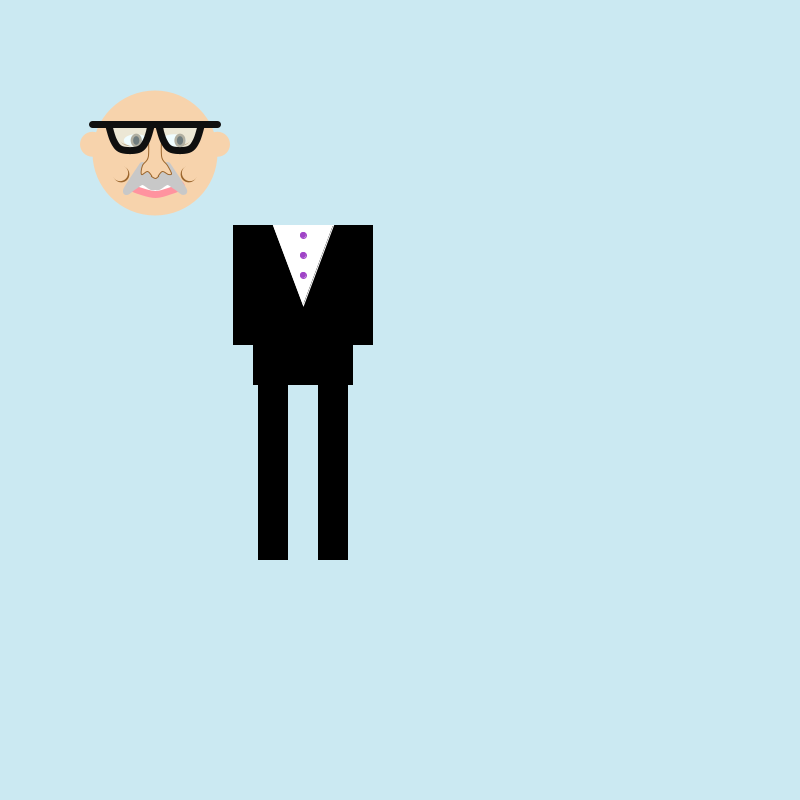
Frame 1 (no input)
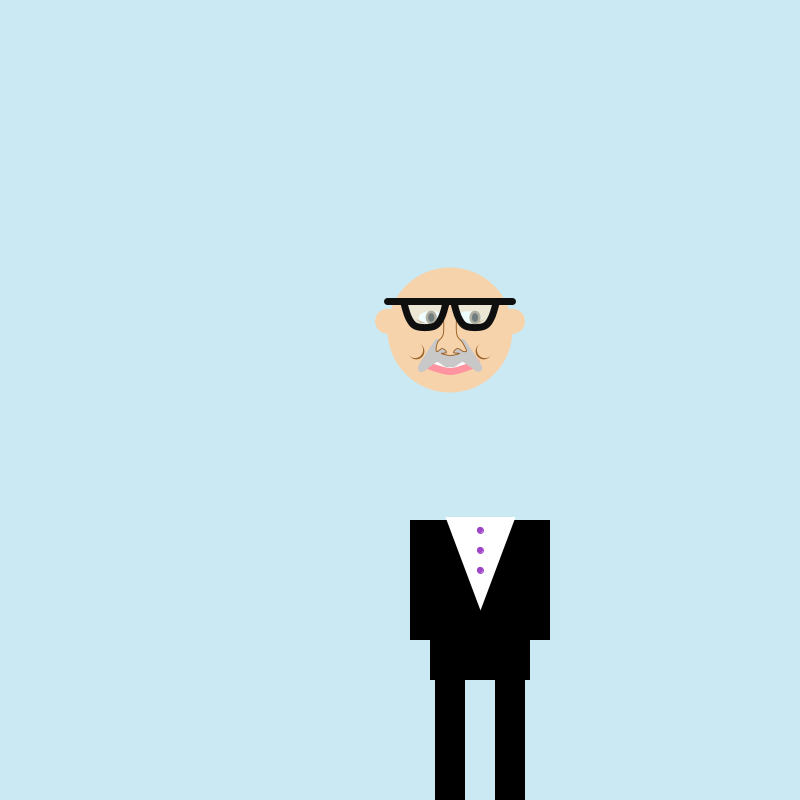
Frame 60 (the mouse pressed at the canvas centre just before this capture)
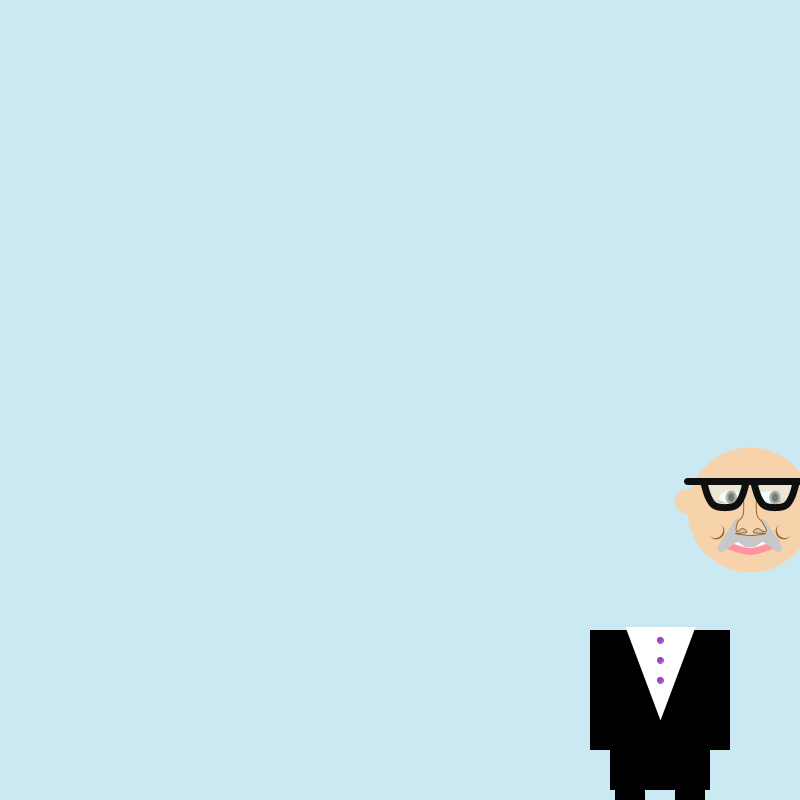
Frame 120 (the mouse held since frame 60 and released just before this capture)

The Processing sketch that drew these frames (run headless with seeded random() and noise(); from frame 60 on, the mouse is pressed at the canvas centre):

// Processing sketch: processing_116803
// ── processing_116803.pde

//Homework 7
// Amy Friedman
//amyfried
//Copyright Amy Friedman October 2013 Pittsburgh, PA

// head controls:
// faster in initial X direction: k
// slower in initial X direction: h
// faster in initial Y direction: u
// slower in initial Y direction: j
 
// body controls:
// faster in initial X direction: f
// slower in initial X direction: s
// faster in initial Y direction: e
// slower in initial Y direction: d

// "spacebar" : resets the head and body

float x,y,wd,ht,faceSpeedx, faceSpeedy;//face dimensions
float x2,y2,wd2,ht2,bodySpeedx, bodySpeedy;//body dimensions


void setup()
{
  size(800,800);
  rectMode(CENTER);
  
  x=150;
  y=150;
  wd=125;
  ht=125;
  faceSpeedx=5;
  faceSpeedy=3;
  
  x2=300;
  y2=300;
  wd2=200;
  ht2=200;
  bodySpeedx=3;
  bodySpeedy=5;
  
  
}

void draw()
{
  background(203,233,242);
  
  collidingFigures();
  bodyBounce();
  faceWrap();
  body(x2,y2,wd2,ht2);
  face(x,y,wd,ht);
}



void collidingFigures()
{
  float d = dist(x,y,x2,y2);
  
   if (d < (wd*.5 + wd2*.5)&& d<(ht*.5 +ht2*.5))
  {
    noLoop();
    fill(0);
    textSize(30);
    text("Hi, Im Jim", random(0,800),random(0,800));
    
  }
}

void bodyBounce()
{
  x2 = x2 + bodySpeedx; 
   if ( x2 > width || x2 < 0  ) // too far right?
   {
     bodySpeedx = -bodySpeedx;  // move left
   }
    y2 = y2 + bodySpeedy; 
   if ( y2 > width || y2 < 0  ) // too far right?
   {
     bodySpeedy = -bodySpeedy;  // move left
   }
}

void faceWrap()
{
 x+=faceSpeedx;
  if (x>width)
  {
    x=random(0,800);
  }
  
  y+=faceSpeedy;
  if (y>height)
  {
    y=random(0,700);
  }

}


void body(float x2, float y2, float wd2, float ht2)
{
 fill(0);
 noStroke(); 
 rect(x2,y2,wd2*.5,ht2*.8);
 rect(x2+wd2*.15, y2+ht2*.65, wd2*.15, ht2*1.25);
 rect(x2-wd2*.15, y2+ht2*.65, wd2*.15, ht2*1.25);
 rect(x2-wd2*.25, y2-ht2*.1, wd2*.2,ht2*.6);
 rect(x2+wd2*.25, y2-ht2*.1, wd2*.2,ht2*.6);

 fill(255);
 stroke(255);
 triangle(x2,y2, x2-wd2*.15,y2-ht2*.4, x2+wd2*.15,y2-ht2*.4);

 fill(#9F44C6);
 stroke(#9F44C6);
 strokeWeight(1);
 ellipse(x2, y2-ht2*.15, wd2*.03, ht2*.03);
 ellipse(x2, y2-ht2*.25, wd2*.03, ht2*.03);
 ellipse(x2, y2-ht2*.35, wd2*.03, ht2*.03);
}


void face(float x, float y, float wd, float ht)
{
noStroke();
fill(#F7D3AC);
ellipse(x, y, wd, ht);

//dimples//
noStroke();
fill(#9B652C);//brown//
ellipse(x-wd*.27, y+ht*.17, wd*.13, ht*.13);
ellipse(x+wd*.27, y+ht*.17, wd*.13, ht*.13);
ellipse( x-wd*.2, y-ht*.12, wd*.17, ht*.13);
ellipse( x+wd*.2, y-ht*.12, wd*.17, ht*.13);
fill(#F7D3AC);//skin//
ellipse(x-wd*.28, y+ht*.16, wd*.13, ht*.13);
ellipse(x+wd*.28, y+ht*.16, wd*.13, ht*.13); 
ellipse( x-wd*.2, y-ht*.13, wd*.2, ht*.13);
ellipse( x+wd*.2, y-ht*.13, wd*.2, ht*.13);

//eyes//
noStroke();
fill(#FFFFFF); //white eye part//
ellipse( x-wd*.15, y-ht*.1, wd*.2, ht*.1);
ellipse(x+wd*.15, y-ht*.1, wd*.2, ht*.1);
noStroke();
fill(#836646); //iris//
ellipse(x-wd*.15, y-ht*.1, wd*.09, ht*.11);
ellipse( x+wd*.2, y-ht*.1, wd*.09, ht*.11);
fill(#030303); //pupil//
ellipse( x-wd*.15, y-ht*.1, wd*.05, ht*.07);
ellipse(x+wd*.2, y-ht*.1, wd*.05, ht*.07);
strokeWeight(8);

//smile//
strokeWeight(7);
stroke(#FF939F);
fill(#FFFFFF);
beginShape();
 curveVertex( x-wd*.2, y+ht*.25);
 curveVertex( x-wd*.2, y+ht*.25);
 curveVertex( x-wd*.2, y+ht*.27);
 curveVertex(x-wd*.13, y+ht*.30);
 curveVertex(       x, y+ht*.33);
 curveVertex(x+wd*.13, y+ht*.30);
 curveVertex( x+wd*.2, y+ht*.27);
 curveVertex( x+wd*.2, y+ht*.25);
 curveVertex( x+wd*.2, y+ht*.25);
endShape();

//mustache//
stroke(200);
fill(200);
beginShape();
 curveVertex( x-wd*.1, y+ht*.1);
 curveVertex( x-wd*.1, y+ht*.1);
 curveVertex(x-wd*.23, y+ht*.3);
 curveVertex(x-wd*.17, y+ht*.27);
 curveVertex( x-wd*.1, y+ht*.23);
 curveVertex(x-wd*.03, y+ht*.27);
 curveVertex(      x,  y+ht*.27);
 curveVertex(x+wd*.03, y+ht*.27);
 curveVertex( x+wd*.1, y+ht*.23);
 curveVertex(x+wd*.17, y+ht*.27);
 curveVertex(x+wd*.23, y+ht*.3);
 curveVertex( x+wd*.1, y+ht*.1);
 curveVertex( x+wd*.1, y+ht*.1);
endShape();

//nose//
strokeWeight(1);
stroke(#9B652C);
fill(#F7D3AC);
beginShape();
  curveVertex(x-wd*.15, y-ht*.2);//reference point
  curveVertex(x-wd*.07, y-ht*.2);
  curveVertex(x-wd*.05, y+ht*.02);
  curveVertex(x-wd*.1, y+ht*.1);
  curveVertex(x-wd*.11, y+ht*.17);
  curveVertex(x-wd*.06, y+ht*.15);
  curveVertex(x-wd*.03, y+ht*.18);
  curveVertex(   x*.98, y+ht*.19);
  curveVertex(       x, y+ht*.2);
  curveVertex(  x*1.02, y+ht*.19);
  curveVertex(x+wd*.03, y+ht*.18);
  curveVertex(x+wd*.06, y+ht*.15);
  curveVertex(x+wd*.11, y+ht*.17);
  curveVertex(x+wd*.13, y+ht*.16);
  curveVertex( x+wd*.1, y+ht*.1); 
  curveVertex(x+wd*.05, y+ht*.02);
  curveVertex(x+wd*.07, y-ht*.2);
  curveVertex(x+wd*.15, y-ht*.2);//reference point
endShape();
arc( x-wd*.09, y+ht*.13, wd-wd*1.24, ht-ht*1.25,    HALF_PI,    PI+HALF_PI, OPEN);
arc(x+wd*.095, y+ht*.13, wd-wd*1.24, ht-ht*1.25, PI+HALF_PI,TWO_PI+HALF_PI, OPEN);

//ears
fill(#F7D3AC);
noStroke();
ellipse(x-wd*.5, y-ht*.07, wd*.2, ht*.2);
ellipse(x+wd*.5, y-ht*.07, wd*.2, ht*.2);



//glasses//
noFill();
stroke(15);
strokeWeight(7);
fill(#E0FBFF, 125);
beginShape(); //left side//
 curveVertex(x-wd*.37, y-ht*.23);//reference point
 curveVertex(x-wd*.37, y-ht*.23);
 curveVertex(x-wd*.33, y-ht*.1);
 curveVertex(x-wd*.27, y-ht*.03);
 curveVertex(x-wd*.13, y-ht*.03);
 curveVertex(x-wd*.07, y-ht*.1);
 curveVertex(x-wd*.03, y-ht*.23);
 curveVertex(x-wd*.03, y-ht*.23);//reference point
endShape();

beginShape();//right side//
 curveVertex(x+wd*.03, y-ht*.23);//reference point
 curveVertex(x+wd*.03, y-ht*.23);
 curveVertex(x+wd*.07, y-ht*.1);
 curveVertex(x+wd*.13, y-ht*.03);
 curveVertex(x+wd*.27, y-ht*.03);
 curveVertex(x+wd*.33, y-ht*.1);
 curveVertex(x+wd*.37, y-ht*.23);
 curveVertex(x+wd*.37, y-ht*.23);//reference point
endShape();
line(x-wd*.5, y-ht*.23, x+wd*.5, y-ht*.23);

}

void keyPressed()
{
  if (key=='f')
  {
    bodySpeedx++;
  }
  else if (key=='s')
  {
    bodySpeedx--;
  }
  else if (key=='e')
  {
    bodySpeedy++;
  }
  else if (key=='d')
  {
    bodySpeedy--;
  }
  
  else if (key=='k')
  {
    faceSpeedx++;
  }
  else if (key=='h')
  {
    faceSpeedx--;
  }
  else if (key=='u')
  {
    faceSpeedy++;
  }
  else if (key=='j')
  {
    faceSpeedy--;
  }
  
  
  else if (key==' ')
  {
    loop();
    x= random(0,800);
    y= random(0,800);
    x2=random(0,800);
    y2=random(0,800);
  }  
}
